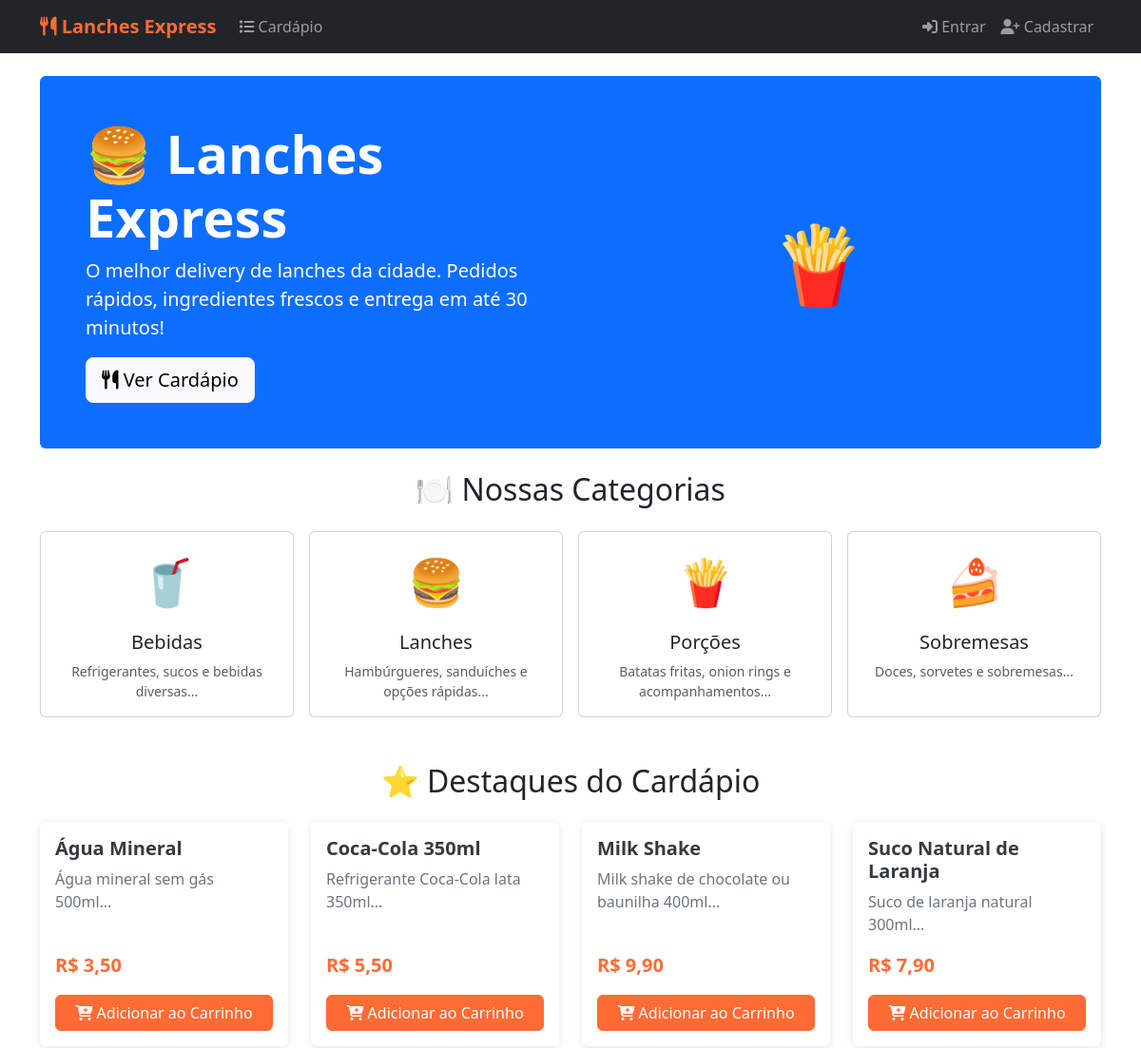
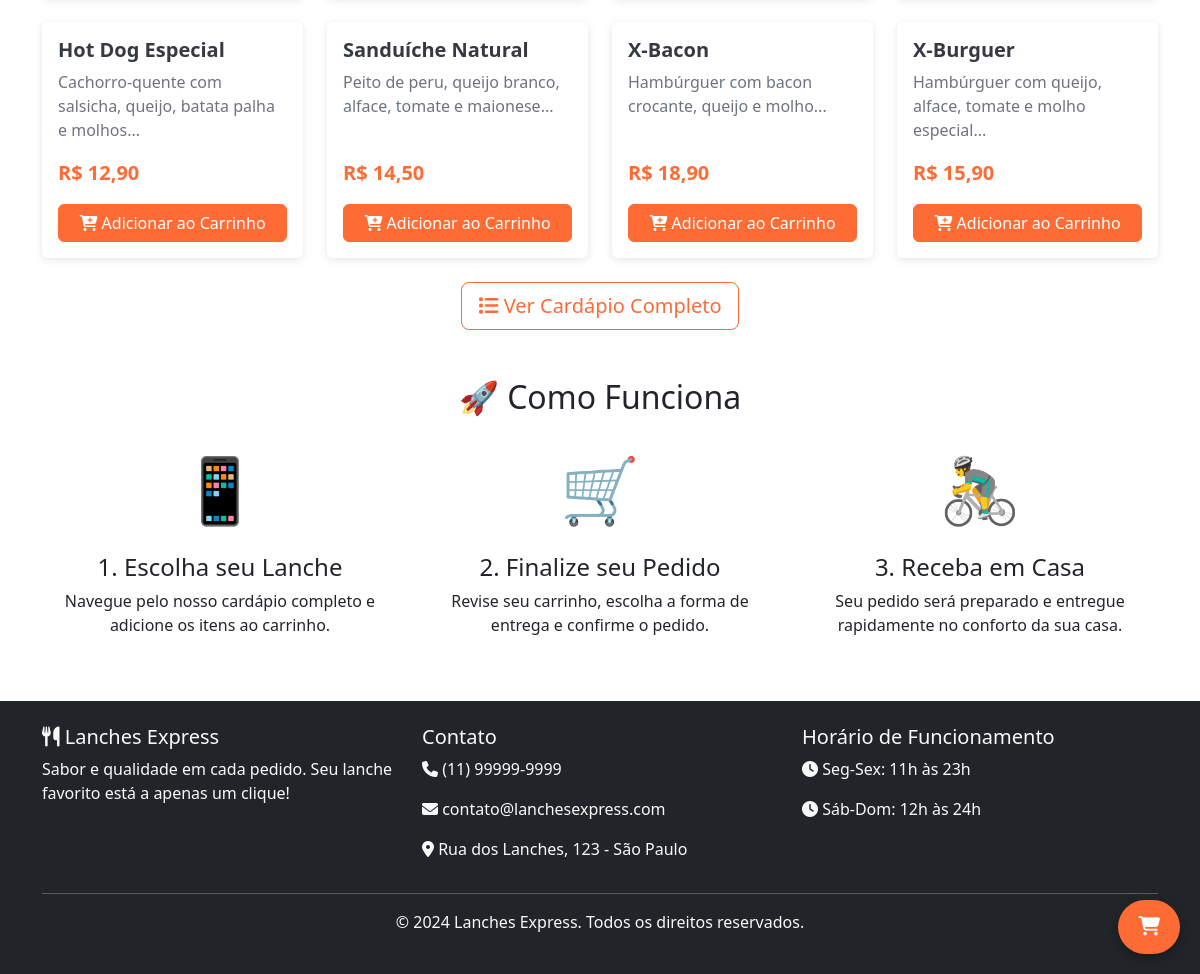
The page / on the database its author committed (2 pictures, top to bottom).
### tables this page shows
CREATE TABLE categorias (
    id INT AUTO_INCREMENT PRIMARY KEY,
    nome VARCHAR(50) NOT NULL,
    descricao TEXT,
    ativo BOOLEAN DEFAULT TRUE,
    criado_em TIMESTAMP DEFAULT CURRENT_TIMESTAMP
);

CREATE TABLE produtos (
    id INT AUTO_INCREMENT PRIMARY KEY,
    nome VARCHAR(100) NOT NULL,
    descricao TEXT,
    preco DECIMAL(10,2) NOT NULL,
    categoria_id INT,
    imagem VARCHAR(255),
    disponivel BOOLEAN DEFAULT TRUE,
    ativo BOOLEAN DEFAULT TRUE,
    criado_em TIMESTAMP DEFAULT CURRENT_TIMESTAMP,
    atualizado_em TIMESTAMP DEFAULT CURRENT_TIMESTAMP ON UPDATE CURRENT_TIMESTAMP,
    FOREIGN KEY (categoria_id) REFERENCES categorias(id) ON DELETE SET NULL
);

### config/database.php (called while the page is built, shortened)
<?php
class Database {
    private static $instance = null;
    private $pdo;
    private $host = 'localhost';
    private $dbname = 'sistema_lanches';
    private $username = 'root';
    private $password = '';
    private function __construct() {
        try {
            $this->pdo = $this->createConnection(true);
        } catch (PDOException $e) {
            if ($this->isUnknownDatabaseError($e)) {
                try {
                    $this->bootstrapDatabase();
                } catch (Throwable $bootstrapError) {
                    die("Erro na conexão com o banco de dados: " . $bootstrapError->getMessage());
                }
            } else {
                die("Erro na conexão com o banco de dados: " . $e->getMessage());
            }
        }
    }
    private function createConnection($useDatabase = true) {
        $dsn = "mysql:host={$this->host};charset=utf8mb4";
        if ($useDatabase) {
            $dsn = "mysql:host={$this->host};dbname={$this->dbname};charset=utf8mb4";
        }
        $pdo = new PDO($dsn, $this->username, $this->password);
        $pdo->setAttribute(PDO::ATTR_ERRMODE, PDO::ERRMODE_EXCEPTION);
        $pdo->setAttribute(PDO::ATTR_DEFAULT_FETCH_MODE, PDO::FETCH_ASSOC);
        return $pdo;
    }
    public static function getInstance() {
        if (self::$instance === null) {
            self::$instance = new self();
        }
        return self::$instance;
    }
    public function getConnection() {
        return $this->pdo;
    }
}
function getDB() {
    return Database::getInstance()->getConnection();
}
?>

### classes/Categoria.php (called while the page is built, shortened)
<?php
require_once __DIR__ . '/../config/database.php';
class Categoria {
    private $db;
    public function __construct() {
        $this->db = getDB();
    }
    public function listarAtivas() {
        $stmt = $this->db->prepare("SELECT * FROM categorias WHERE ativo = TRUE ORDER BY nome");
        $stmt->execute();
        return $stmt->fetchAll();
    }
}
?>

### classes/Produto.php (called while the page is built, shortened)
<?php
require_once __DIR__ . '/../config/database.php';
class Produto {
    private $db;
    public function __construct() {
        $this->db = getDB();
    }
    public function listarPorCategoria($categoria_id = null) {
        if ($categoria_id) {
            $stmt = $this->db->prepare("
                SELECT p.*, c.nome as categoria_nome
                FROM produtos p
                LEFT JOIN categorias c ON p.categoria_id = c.id
                WHERE p.categoria_id = ? AND p.ativo = TRUE AND p.disponivel = TRUE
                ORDER BY p.nome
            ");
            $stmt->execute([$categoria_id]);
        } else {
            $stmt = $this->db->prepare("
                SELECT p.*, c.nome as categoria_nome
                FROM produtos p
                LEFT JOIN categorias c ON p.categoria_id = c.id
                WHERE p.ativo = TRUE AND p.disponivel = TRUE
                ORDER BY c.nome, p.nome
            ");
            $stmt->execute();
        }
        return $stmt->fetchAll();
    }
}
?>

### index.php (the view, shortened to what this page needs)
<?php
require_once 'config/database.php';
require_once 'classes/Categoria.php';
require_once 'classes/Produto.php';
$categoria = new Categoria();
$produto = new Produto();
$categorias = $categoria->listarAtivas();
$produtos_destaque = array_slice($produto->listarPorCategoria(), 0, 8);
include 'templates/header.php';
?>
<div class="row">
    <div class="col-12">
        <div class="hero-section bg-primary text-white rounded p-5 mb-4">
            <div class="row align-items-center">
                <div class="col-md-6">
                    <h1 class="display-4 fw-bold">🍔 Lanches Express</h1>
                    <p class="lead">O melhor delivery de lanches da cidade. Pedidos rápidos, ingredientes frescos e entrega em até 30 minutos!</p>
                    <a href="cliente/menu.php" class="btn btn-light btn-lg">
                        <i class="fas fa-utensils"></i> Ver Cardápio
                    </a>
                </div>
                <div class="col-md-6 text-center">
                    <div style="font-size: 5rem;">🍟</div>
                </div>
            </div>
        </div>
    </div>
</div>
<div class="row mb-5">
    <div class="col-12">
        <h2 class="text-center mb-4">🍽️ Nossas Categorias</h2>
        <div class="row g-3">
            <?php foreach ($categorias as $cat): ?>
                <div class="col-md-3 col-sm-6">
                    <a href="cliente/menu.php?categoria=<?= $cat['id'] ?>" class="text-decoration-none">
                        <div class="card h-100 text-center">
                            <div class="card-body">
                                <div style="font-size: 3rem; margin-bottom: 1rem;">
                                    <?php
                                    $icones = [
                                        'Lanches' => '🍔',
                                        'Bebidas' => '🥤',
                                        'Sobremesas' => '🍰',
                                        'Porções' => '🍟'
                                    ];
                                    echo $icones[$cat['nome']] ?? '🍽️';
                                    ?>
                                </div>
                                <h5 class="card-title text-dark"><?= htmlspecialchars($cat['nome']) ?></h5>
                                <p class="card-text text-muted small">
                                    <?= htmlspecialchars(substr($cat['descricao'], 0, 60)) ?>...
                                </p>
                            </div>
                        </div>
                    </a>
                </div>
            <?php endforeach; ?>
        </div>
    </div>
</div>
<div class="row mb-5">
    <div class="col-12">
        <h2 class="text-center mb-4">⭐ Destaques do Cardápio</h2>
        <div class="row g-4">
            <?php foreach ($produtos_destaque as $prod): ?>
                <div class="col-lg-3 col-md-4 col-sm-6">
                    <div class="card card-food h-100">
                        <div class="card-body d-flex flex-column">
                            <h5 class="card-title"><?= htmlspecialchars($prod['nome']) ?></h5>
                            <p class="card-text flex-grow-1">
                                <?= htmlspecialchars(substr($prod['descricao'], 0, 80)) ?>...
                            </p>
                            <div class="price mb-3">
                                <?= formatarMoeda($prod['preco']) ?>
                            </div>
                            <button class="btn btn-primary w-100"
                                    onclick="adicionarAoCarrinho(<?= $prod['id'] ?>, '<?= addslashes($prod['nome']) ?>', <?= $prod['preco'] ?>, '<?= addslashes($prod['imagem'] ?? '') ?>')">
                                <i class="fas fa-cart-plus"></i> Adicionar ao Carrinho
                            </button>
                        </div>
                    </div>
                </div>
            <?php endforeach; ?>
        </div>
        <div class="text-center mt-4">
            <a href="cliente/menu.php" class="btn btn-outline-primary btn-lg">
                <i class="fas fa-list"></i> Ver Cardápio Completo
            </a>
        </div>
    </div>
</div>
<div class="row mb-5">
    <div class="col-12">
        <h2 class="text-center mb-4">🚀 Como Funciona</h2>
        <div class="row g-4">
            <div class="col-md-4 text-center">
                <div style="font-size: 4rem; margin-bottom: 1rem;">📱</div>
                <h4>1. Escolha seu Lanche</h4>
                <p>Navegue pelo nosso cardápio completo e adicione os itens ao carrinho.</p>
            </div>
            <div class="col-md-4 text-center">
                <div style="font-size: 4rem; margin-bottom: 1rem;">🛒</div>
                <h4>2. Finalize seu Pedido</h4>
                <p>Revise seu carrinho, escolha a forma de entrega e confirme o pedido.</p>
            </div>
            <div class="col-md-4 text-center">
                <div style="font-size: 4rem; margin-bottom: 1rem;">🚴‍♂️</div>
                <h4>3. Receba em Casa</h4>
                <p>Seu pedido será preparado e entregue rapidamente no conforto da sua casa.</p>
            </div>
        </div>
    </div>
</div>
<?php if (!isset($_SESSION['usuario']) || $_SESSION['usuario']['tipo'] === 'cliente'): ?>
<div class="cart-float" onclick="window.location.href='cliente/carrinho.php'">
    <i class="fas fa-shopping-cart"></i>
</div>
<?php endif; ?>
<?php
function formatarMoeda($valor) {
    return 'R$ ' . number_format($valor, 2, ',', '.');
}
include 'templates/footer.php';
?>

### templates/header.php (shortened to what this page needs)
<!DOCTYPE html>
<html lang="pt-br">
<head>
    <link href="https://cdn.jsdelivr.net/npm/bootstrap@5.3.0/dist/css/bootstrap.min.css" rel="stylesheet">
    <link rel="stylesheet" href="https://cdnjs.cloudflare.com/ajax/libs/font-awesome/6.4.0/css/all.min.css">
    <link rel="stylesheet" href="<?= SITE_URL ?>/assets/css/style.css">
</head>
<body>
    <nav class="navbar navbar-expand-lg navbar-dark bg-dark">
        <div class="container">
            <a class="navbar-brand" href="<?= SITE_URL ?>">
                <i class="fas fa-utensils"></i> Lanches Express
            </a>
            <div class="collapse navbar-collapse" id="navbarNav">
                <ul class="navbar-nav me-auto">
                    <li class="nav-item">
                        <a class="nav-link" href="<?= SITE_URL ?>/cliente/menu.php">
                            <i class="fas fa-list"></i> Cardápio
                        </a>
                    </li>
                </ul>
                <ul class="navbar-nav">
                    <?php if (isset($_SESSION['usuario'])): ?>
                        <li class="nav-item dropdown">
                            <a class="nav-link dropdown-toggle" href="#" id="navbarDropdown" role="button" data-bs-toggle="dropdown">
                                <i class="fas fa-user"></i> <?php echo htmlspecialchars($_SESSION['usuario']['nome']); ?>
                            </a>
                            <ul class="dropdown-menu">
                                <li><a class="dropdown-item" href="<?= SITE_URL ?>/cliente/perfil.php">
                                    <i class="fas fa-user-edit"></i> Meu Perfil
                                </a></li>
                                <li><hr class="dropdown-divider"></li>
                                <li><a class="dropdown-item" href="<?= SITE_URL ?>/logout.php">
                                    <i class="fas fa-sign-out-alt"></i> Sair
                                </a></li>
                            </ul>
                        </li>
                    <?php else: ?>
                        <li class="nav-item">
                            <a class="nav-link" href="<?= SITE_URL ?>/login.php">
                                <i class="fas fa-sign-in-alt"></i> Entrar
                            </a>
                        </li>
                        <li class="nav-item">
                            <a class="nav-link" href="<?= SITE_URL ?>/cadastro.php">
                                <i class="fas fa-user-plus"></i> Cadastrar
                            </a>
                        </li>
                    <?php endif; ?>
                </ul>
            </div>
        </div>
    </nav>
    <main class="container mt-4">

### templates/footer.php (shortened to what this page needs)
    </main>
    <footer class="bg-dark text-light mt-5 py-4">
        <div class="container">
            <div class="row">
                <div class="col-md-4">
                    <h5><i class="fas fa-utensils"></i> Lanches Express</h5>
                    <p>Sabor e qualidade em cada pedido. Seu lanche favorito está a apenas um clique!</p>
                </div>
                <div class="col-md-4">
                    <h5>Contato</h5>
                    <p><i class="fas fa-phone"></i> (11) 99999-9999</p>
                    <p><i class="fas fa-envelope"></i> contato@lanchesexpress.com</p>
                    <p><i class="fas fa-map-marker-alt"></i> Rua dos Lanches, 123 - São Paulo</p>
                </div>
                <div class="col-md-4">
                    <h5>Horário de Funcionamento</h5>
                    <p><i class="fas fa-clock"></i> Seg-Sex: 11h às 23h</p>
                    <p><i class="fas fa-clock"></i> Sáb-Dom: 12h às 24h</p>
                </div>
            </div>
            <hr>
            <div class="text-center">
                <p>&copy; 2024 Lanches Express. Todos os direitos reservados.</p>
            </div>
        </div>
    </footer>
</body>
</html>

### assets/css/style.css (style rules this page uses)
:root { --primary-color: #ff6b35; --secondary-color: #f8f9fa; --success-color: #28a745; --danger-color: #dc3545; --warning-color: #ffc107; --info-color: #17a2b8; --dark-color: #343a40; --light-color: #f8f9fa; }
.card-food { transition: all 0.3s ease; border: none; box-shadow: 0 2px 8px rgba(0,0,0,0.1); height: 100%; }
.card-food .card-body { display: flex; flex-direction: column; }
.card-food .card-title { font-weight: bold; color: var(--dark-color); }
.card-food .card-text { flex-grow: 1; color: #6c757d; }
.card-food .price { font-size: 1.25rem; font-weight: bold; color: var(--primary-color); margin-bottom: 1rem; }
.cart-float { position: fixed; bottom: 20px; right: 20px; background: var(--primary-color); color: white; border-radius: 50px; padding: 15px 20px; box-shadow: 0 4px 12px rgba(0,0,0,0.3); z-index: 1000; transition: all 0.3s ease; cursor: pointer; }
.cart-float i { font-size: 1.2rem; }
.btn-primary { background-color: var(--primary-color); border-color: var(--primary-color); }
.btn-outline-primary { color: var(--primary-color); border-color: var(--primary-color); }

### templates/header.php (style rules this page uses)
.navbar-brand { font-weight: bold; color: #ff6b35 !important; }
.btn-primary { background-color: #ff6b35; border-color: #ff6b35; }
.card-food { transition: transform 0.2s; border: none; box-shadow: 0 2px 8px rgba(0,0,0,0.1); }

### rows shown on the page
categorias: nome "🥤", nome "Bebidas", descricao "Refrigerantes, sucos e bebidas diversas"
categorias: nome "🍔", nome "Lanches", descricao "Hambúrgueres, sanduíches e opções rápidas"
categorias: nome "🍟", nome "Porções", descricao "Batatas fritas, onion rings e acompanhamentos"
categorias: nome "🍰", nome "Sobremesas", descricao "Doces, sorvetes e sobremesas"
produtos: nome "Água Mineral", descricao "Água mineral sem gás 500ml", preco "R$ 3,50"
produtos: nome "Coca-Cola 350ml", descricao "Refrigerante Coca-Cola lata 350ml", preco "R$ 5,50"
produtos: nome "Milk Shake", descricao "Milk shake de chocolate ou baunilha 400ml", preco "R$ 9,90"
produtos: nome "Suco Natural de Laranja", descricao "Suco de laranja natural 300ml", preco "R$ 7,90"
produtos: nome "Hot Dog Especial", descricao "Cachorro-quente com salsicha, queijo, batata palha e molhos", preco "R$ 12,90"
produtos: nome "Sanduíche Natural", descricao "Peito de peru, queijo branco, alface, tomate e maionese", preco "R$ 14,50"
produtos: nome "X-Bacon", descricao "Hambúrguer com bacon crocante, queijo e molho", preco "R$ 18,90"
produtos: nome "X-Burguer", descricao "Hambúrguer com queijo, alface, tomate e molho especial", preco "R$ 15,90"
